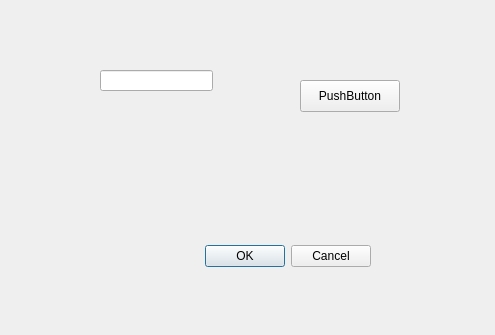
<?xml version="1.0" encoding="UTF-8"?>
<ui version="4.0">
 <class>Dialog</class>
 <widget class="QDialog" name="Dialog">
  <property name="geometry">
   <rect>
    <x>0</x>
    <y>0</y>
    <width>495</width>
    <height>335</height>
   </rect>
  </property>
  <property name="minimumSize">
   <size>
    <width>200</width>
    <height>200</height>
   </size>
  </property>
  <property name="windowTitle">
   <string>Dialog</string>
  </property>
  <property name="modal">
   <bool>true</bool>
  </property>
  <widget class="QDialogButtonBox" name="buttonBox">
   <property name="geometry">
    <rect>
     <x>30</x>
     <y>240</y>
     <width>341</width>
     <height>32</height>
    </rect>
   </property>
   <property name="orientation">
    <enum>Qt::Horizontal</enum>
   </property>
   <property name="standardButtons">
    <set>QDialogButtonBox::Cancel|QDialogButtonBox::Ok</set>
   </property>
  </widget>
  <widget class="QLineEdit" name="lineEdit">
   <property name="geometry">
    <rect>
     <x>100</x>
     <y>70</y>
     <width>113</width>
     <height>21</height>
    </rect>
   </property>
  </widget>
  <widget class="QPushButton" name="pushButton">
   <property name="geometry">
    <rect>
     <x>300</x>
     <y>80</y>
     <width>100</width>
     <height>32</height>
    </rect>
   </property>
   <property name="text">
    <string>PushButton</string>
   </property>
  </widget>
 </widget>
 <resources/>
 <connections>
  <connection>
   <sender>buttonBox</sender>
   <signal>accepted()</signal>
   <receiver>Dialog</receiver>
   <slot>accept()</slot>
   <hints>
    <hint type="sourcelabel">
     <x>248</x>
     <y>254</y>
    </hint>
    <hint type="destinationlabel">
     <x>157</x>
     <y>274</y>
    </hint>
   </hints>
  </connection>
  <connection>
   <sender>buttonBox</sender>
   <signal>rejected()</signal>
   <receiver>Dialog</receiver>
   <slot>reject()</slot>
   <hints>
    <hint type="sourcelabel">
     <x>316</x>
     <y>260</y>
    </hint>
    <hint type="destinationlabel">
     <x>286</x>
     <y>274</y>
    </hint>
   </hints>
  </connection>
 </connections>
</ui>
